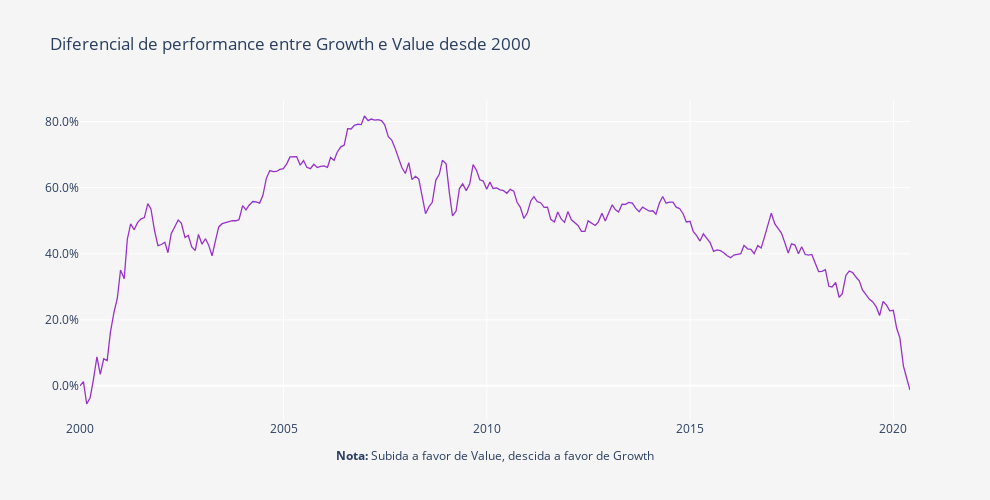

Notebook code cell kept with this figure:
### Markdown cell above
**Dica:** A interactividade dos gráficos da plotly permite:

    . Zoom (mantenham o clique e arrastem o cursor em simultâneo, em cima do gráfico);
    . Tem uma lista de opções que aparece se forem com o cursor ao canto superior direito;
    . Façam duplo clique no gráfico ou seleccionem a opção Autoscale/Reset Axes para voltar ao normal;
    . Alterem a opção de 'Compare data on hoover' para 'Show closest data on hoover' se vos for mais conveniente;
    . Se clicarem num nome na legenda esse fundo desaparece (clicando de novo ele volta a apetecer).

### Code cell
layout = go.Layout(
    title='Diferencial de performance entre Growth e Value desde 2000',
    plot_bgcolor='#f5f5f5',
    paper_bgcolor='#f5f5f5',
    width=990,
    height=500,
    xaxis=dict(
        title='<b>Nota:</b> Subida a favor de Value, descida a favor de Growth',
        showgrid=True,
        titlefont=dict(size=12),
    ),
    yaxis=dict(
        title='',
        showgrid=True,
        zeroline=True, # Adicionar ou não a zero line
        tickformat=".1%" # tickformat=".2%" se quiseres mais casas decimais
    ))

trace0 = go.Scatter(
    x = fundos.index,
    y = (round(((fundos.iloc[:, 1] / fundos.iloc[:, 0])- 1), 5)),
    name = 'Portfolio',
    line = dict(
        color = 'darkorchid',
        width = 1.3)
)

data = [trace0]
        
fig = go.Figure(data=data, layout=layout)
py.iplot(fig)

### Figure 1 — Plotly figure (JSON) as saved in the notebook; plotly's stock layout.template omitted (floating-point values rounded to 4 significant figures; data arrays with more than 128 entries replaced by an {"elided": "..."} marker saying what was removed)
{"data": [{"line": {"color": "darkorchid", "width": 1.3}, "name": "Portfolio", "type": "scatter", "x": {"elided": "246 str values"}, "y": {"elided": "246 float values"}}], "layout": {"height": 500, "paper_bgcolor": "#f5f5f5", "plot_bgcolor": "#f5f5f5", "title": {"text": "Diferencial de performance entre Growth e Value desde 2000"}, "width": 990, "xaxis": {"autorange": true, "range": ["1999-12-31", "2020-05-29"], "showgrid": true, "title": {"font": {"size": 12}, "text": "<b>Nota:</b> Subida a favor de Value, descida a favor de Growth"}, "type": "date"}, "yaxis": {"autorange": true, "range": [-0.1034, 0.865], "showgrid": true, "tickformat": ".1%", "title": {"text": ""}, "type": "linear", "zeroline": true}}}
